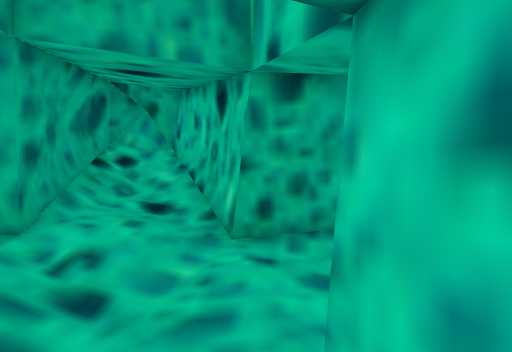
View 1 (above)

12 first-person views from a walk through a level from a Godot 3-D game. The camera is 1.3 m above the floor, tilts 10° down and sees 75° across. The floor is counted in squares, 0.5 m on a side. Each view is taken from the middle of a square. On the plan, view 1 faces up. The plan holds only what a view shows up to about 20 squares ahead; the rest is blank. The place goes on beyond the plan. Characters and animated objects are left out.

View 2
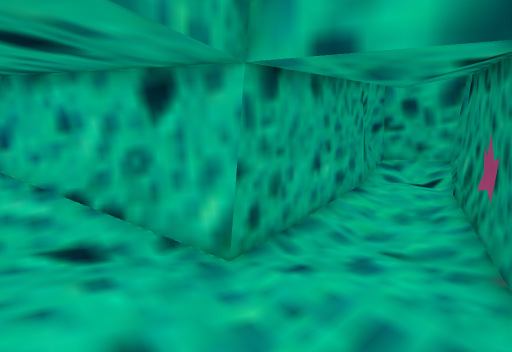

View 3
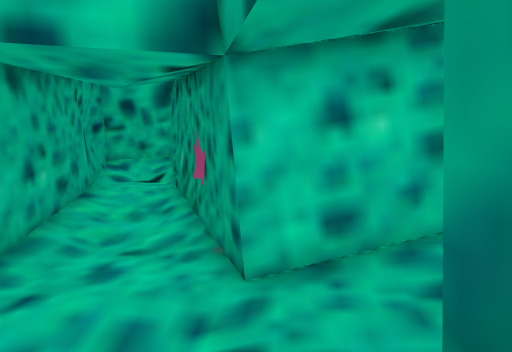

View 4
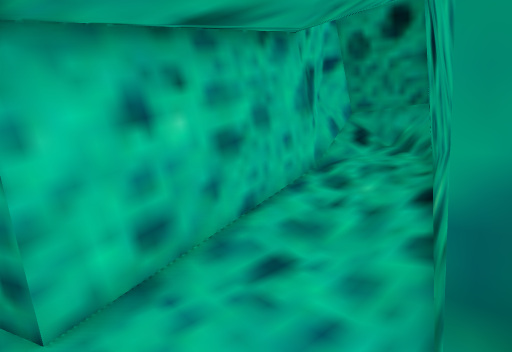

View 5
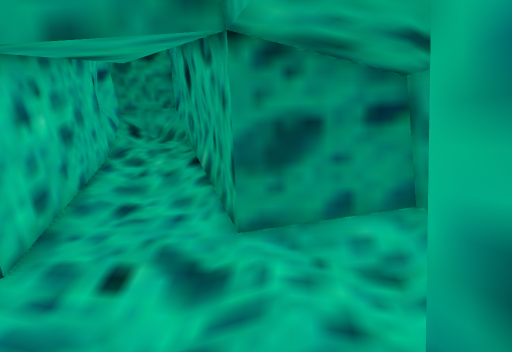

View 6
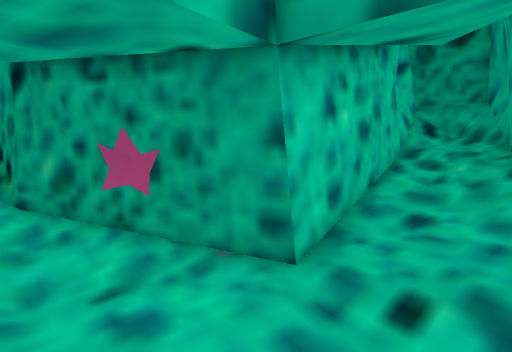

View 7
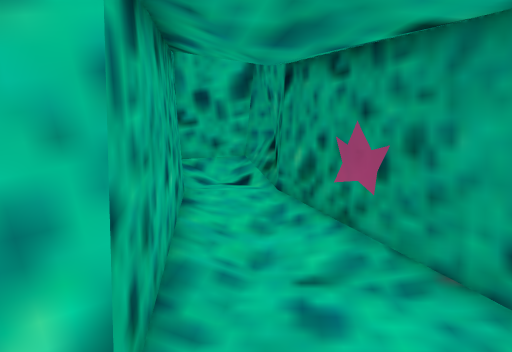

View 8
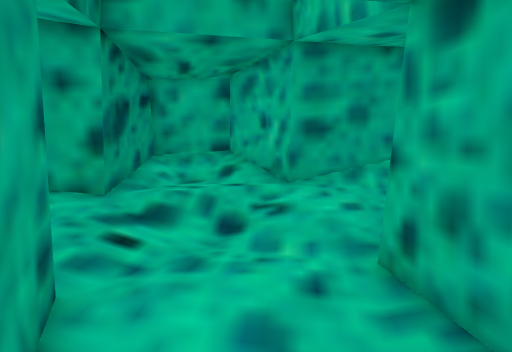

View 9
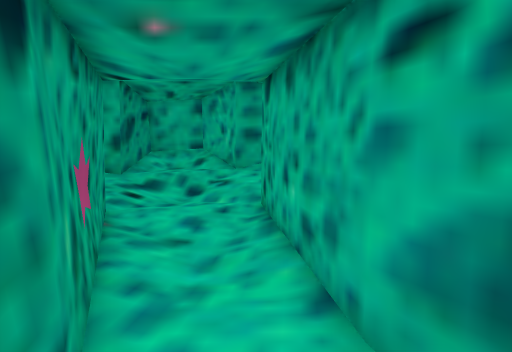

View 10
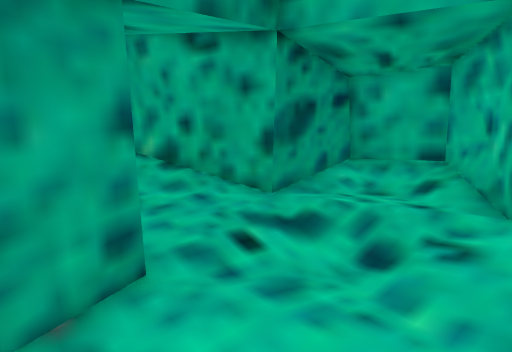

View 11
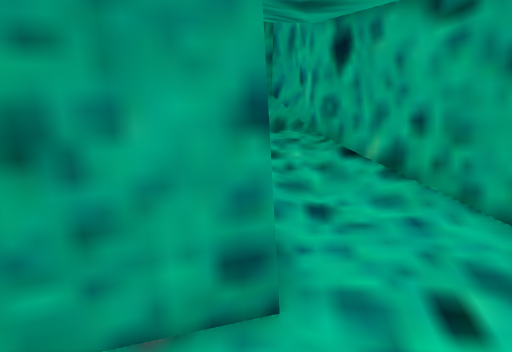

View 12
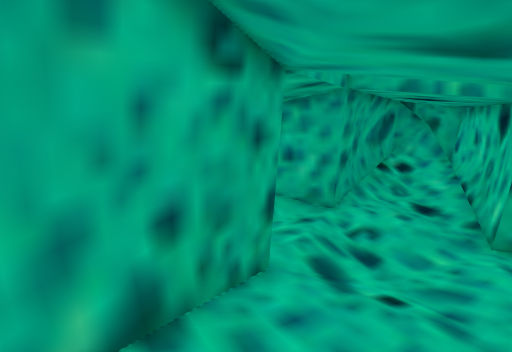

### Floor plan
Key: @ floor where view 1 was taken; # wall or solid block; . main floor; : floor 0.25 m higher than the main floor; - floor 0.25 m lower than the main floor; + floor 0.5 m higher than the main floor; * floor 0.75 m higher than the main floor; % floor 1 m higher than the main floor; / step, stairs or slope.
Columns run from 7 left of view 1 to 12 right of it. Each row starts with its distance up from view 1.
 13   ####
 12   #: #
 11   #::##
 10   #:::#        #####
  9   #::.## #######::/#
  8   #::..###....:::./#
  7  ##:......--...::###
  6 ##:...........#####
  5 #:://-.....####
  4 #:://...####
  3 # ::....#
  2 #####:::#
  1     #:::#
  0     #::@#
 -1     ##::##
 -2     ##/+ #
 -3      # /+#
 -4      ##//#
 -5       #%*##
 -6       #%%/#
 -7       ##%/#
 -8       #####

Where each view was taken, in squares from view 1:
view 1: 0 up, 0 right, facing up
view 2: 3 up, 5 left, facing up-right
view 3: 3 up, 5 left, facing right
view 4: 4 up, 4 left, facing down-right
view 5: 9 up, 4 left, facing down
view 6: 8 up, 3 left, facing down-right
view 7: 7 up, 3 left, facing right
view 8: 6 up, 5 right, facing left
view 9: 8 up, 11 right, facing left
view 10: 8 up, 3 right, facing down-left
view 11: 7 up, 1 right, facing down
view 12: 3 down, 1 right, facing up-left
